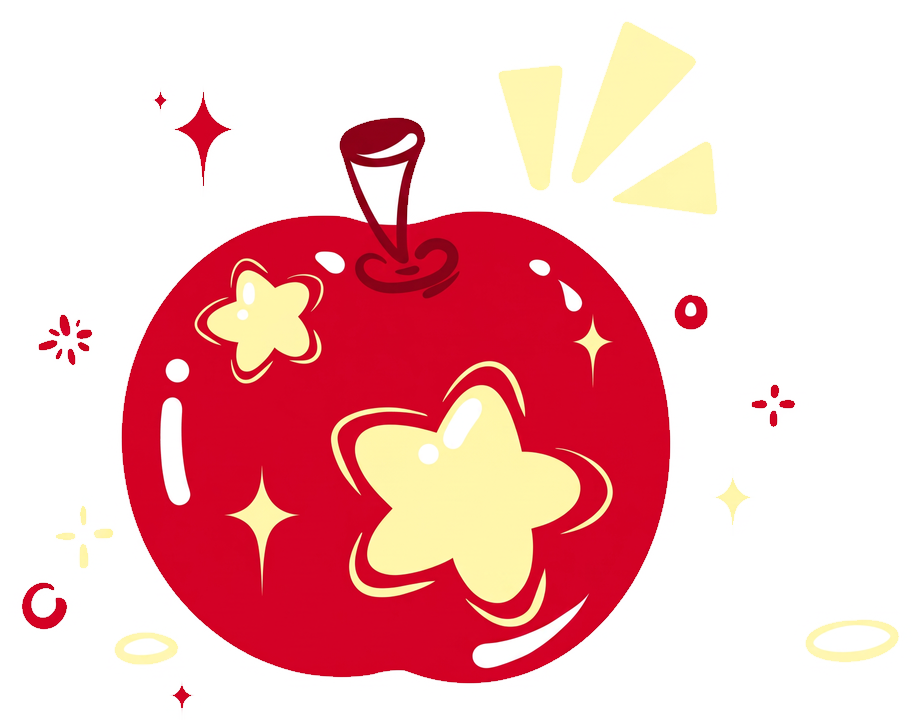
#> input picture assets/pet.png, 921 x 728 px, found by its file name
$ python gen_icons.py
#> lines starting #> are read from the running program, lines starting #| are printed output that depends on the picture
"""从透明宠物 PNG 生成 Tauri 打包所需的全部 Windows 图标（含 .ico）。

用法：
  python gen_icons.py [源PNG] [输出目录]
默认源： <仓库>/frontend/assets/pet.png
默认出： <仓库>/src-tauri/icons
"""

import os
import sys
from pathlib import Path

try:
    from PIL import Image
except ImportError:
    sys.exit("缺少 Pillow，请先安装：pip install pillow")


def default_src() -> Path:
    return Path(__file__).resolve().parent / "frontend" / "assets" / "pet.png"


def default_out() -> Path:
    return Path(__file__).resolve().parent / "src-tauri" / "icons"


src = Image.open(sys.argv[1] if len(sys.argv) > 1 else default_src()).convert("RGBA")
#> src is the input picture: PIL image 921x728 RGBA; mean R, G, B, A 242.3, 188, 190.1, 97.9
out_dir = Path(sys.argv[2] if len(sys.argv) > 2 else default_out())
os.makedirs(out_dir, exist_ok=True)


def square_icon(size, margin_ratio=0.06):
    canvas = Image.new("RGBA", (size, size), (0, 0, 0, 0))
    inner = max(1, int(size * (1 - margin_ratio)))
    ratio = min(inner / src.width, inner / src.height)
    w = max(1, round(src.width * ratio))
    h = max(1, round(src.height * ratio))
    resized = src.resize((w, h), Image.LANCZOS)
    canvas.paste(resized, ((size - w) // 2, (size - h) // 2), resized)
    return canvas


sizes = {
    "32x32.png": 32,
    "128x128.png": 128,
    "128x128@2x.png": 256,
    "icon.png": 512,
}
for name, size in sizes.items():
    square_icon(size).save(os.path.join(out_dir, name), "PNG")
#> this loop made 4 passes
#> pass 1, in square_icon, `resized = src.resize((w, h), Image.LANCZOS)`:
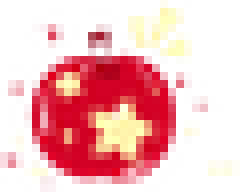
#> resized: PIL image 30x24 RGBA (shown 8 times larger); mean R, G, B, A 147.4, 69.8, 71.3, 98.2; transparent parts drawn white
#> pass 1, `square_icon(size).save(os.path.join(out_dir, name), "PNG")`:
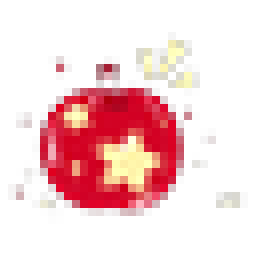
#> saved as 32x32.png: PIL image 32x32 RGBA (shown 8 times larger); mean R, G, B, A 60.6, 22.4, 23.8, 62.6; transparent parts drawn white

ico_sizes = [16, 24, 32, 48, 64, 128, 256]
base = square_icon(256)
#> in square_icon (call 5), `canvas = Image.new("RGBA", (size, size), (0, 0, 0, 0))`: canvas: PIL image 256x256 RGBA; every value is 0
#> in square_icon (call 5), `resized = src.resize((w, h), Image.LANCZOS)`:
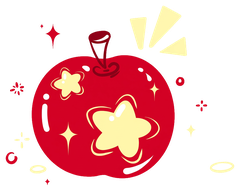
#> resized: PIL image 240x190 RGBA; mean R, G, B, A 111.6, 56.6, 58.4, 97.7; transparent parts drawn white
#> in square_icon (call 5), `canvas.paste(resized, ((size - w) // 2, (size - h) // 2), resized)`:
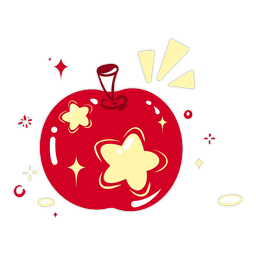
#> canvas: PIL image 256x256 RGBA; mean R, G, B, A 59.3, 21.7, 23, 65.7; transparent parts drawn white
base.save(
    os.path.join(out_dir, "icon.ico"),
    format="ICO",
    sizes=[(s, s) for s in ico_sizes],
)

for name in list(sizes.keys()) + ["icon.ico"]:
    p = os.path.join(out_dir, name)
    print(name, os.path.getsize(p))

$ run again, with assets/material.png copied over assets/pet.png
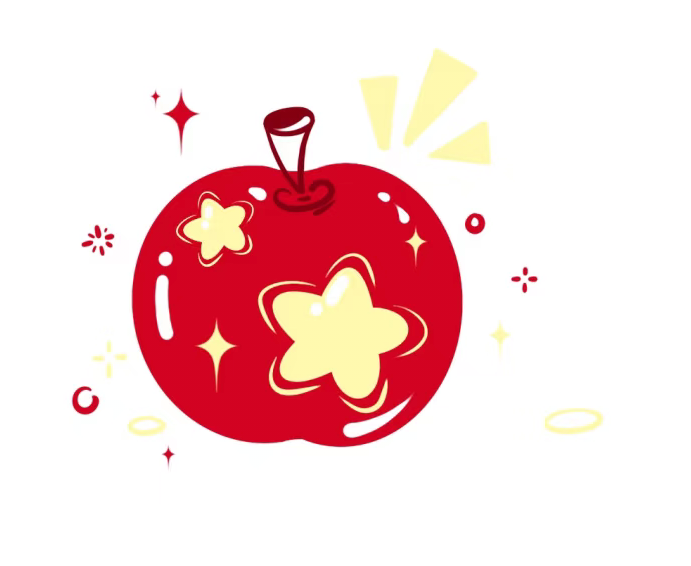
#> input picture assets/material.png, 691 x 566 px, found by its file name
#> src is the input picture: PIL image 691x566 RGBA; mean R, G, B, A 246.7, 213.9, 214.4, 255
#> in square_icon (call 5), `resized = src.resize((w, h), Image.LANCZOS)`:
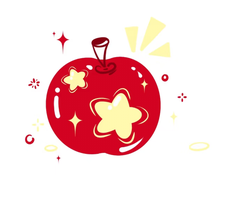
#> resized: PIL image 240x197 RGBA; mean R, G, B, A 246.6, 213.9, 214.3, 255
#> in square_icon (call 5), `canvas.paste(resized, ((size - w) // 2, (size - h) // 2), resized)`:
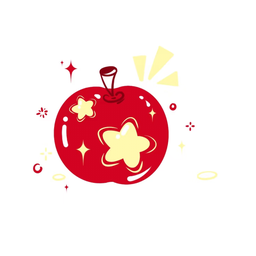
#> canvas: PIL image 256x256 RGBA; mean R, G, B, A 177.9, 154.3, 154.6, 184; transparent parts drawn white
